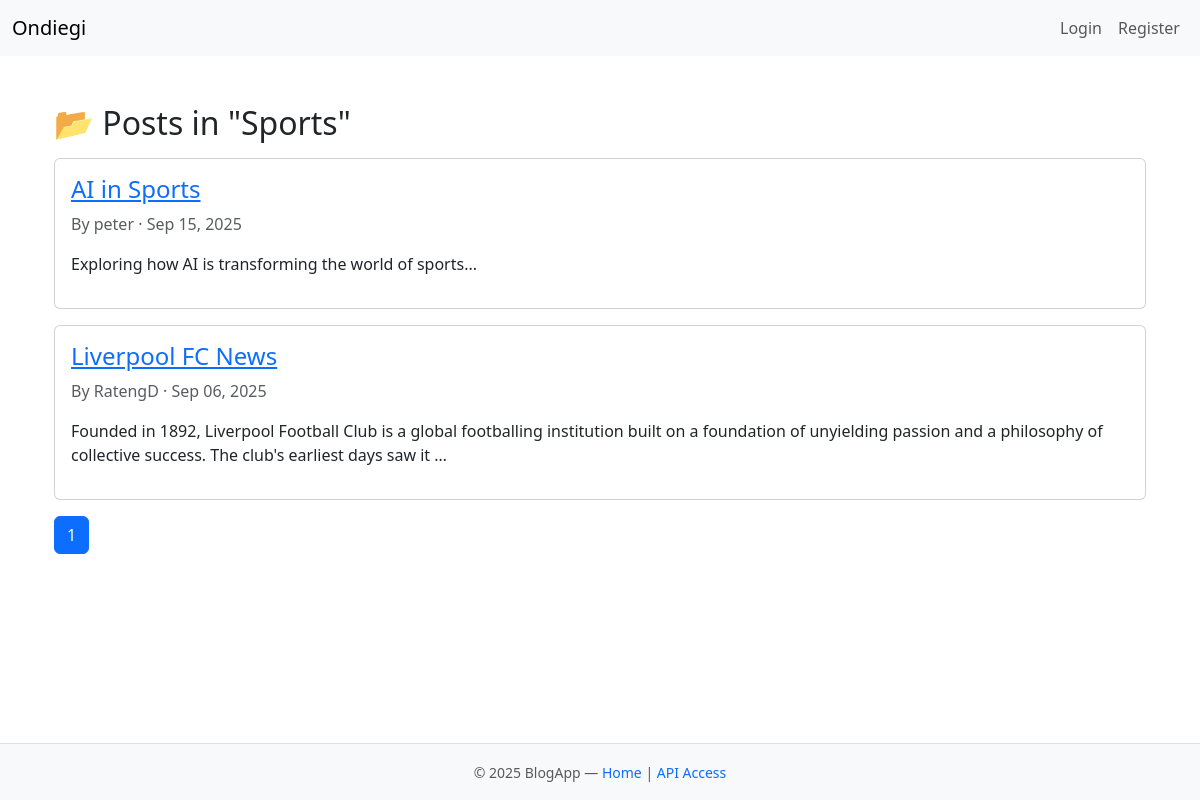
Page /blog/categories/sports/ on the committed database.
### blog/models.py (models this page shows, shortened)
class Category(models.Model):
    name = models.CharField(max_length=100, unique=True)
    slug = models.SlugField(max_length=120, unique=True, blank=True)
    class Meta:
        verbose_name_plural = "Categories"

class BlogPost(models.Model):
    title = models.CharField(max_length=200)
    slug = models.SlugField(unique=True, blank=True)  # new field
    content = models.TextField()
    author = models.ForeignKey(User, on_delete=models.SET_NULL, null=True)
    created_at = models.DateTimeField(auto_now_add=True)
    category = models.ForeignKey(
        Category,
        related_name="posts",
        on_delete=models.SET_NULL,
        null=True,   # old posts can stay empty
        blank=True
    )

### blog/views.py (the view)
# urls.py: path('categories/<slug:slug>/', CategoryPostsHTMLView.as_view(), name='category-posts'),
class CategoryPostsHTMLView(ListView):
    model = BlogPost
    template_name = "blog/category_posts.html"
    context_object_name = "posts"
    paginate_by = 5
    def get_queryset(self):
        self.category = get_object_or_404(Category, slug=self.kwargs.get("slug"))
        return BlogPost.objects.filter(category=self.category).order_by("-created_at")
    def get_context_data(self, **kwargs):
        context = super().get_context_data(**kwargs)
        context["category"] = self.category
        return context

### blog/templates/blog/category_posts.html (shortened to what this page needs)
{% extends "base.html" %}
{% block content %}
<div class="container mt-4">
    <h2 class="mb-3">📂 Posts in "{{ category.name }}"</h2>
    {% if posts %}
        {% for post in posts %}
            <div class="card mb-3">
                <div class="card-body">
                    <h4 class="card-title">
                        <a href="{% url 'view-post' post.slug %}">
                            {{ post.title }}
                        </a>
                    </h4>
                    <p class="card-text text-muted">
                        By {{ post.author }} · {{ post.created_at|date:"M d, Y" }}
                    </p>
                    <p>{{ post.content|truncatewords:30 }}</p>
                </div>
            </div>
        {% endfor %}
        <nav>
            <ul class="pagination">
                {% for num in page_obj.paginator.page_range %}
                    {% if page_obj.number == num %}
                        <li class="page-item active">
                            <span class="page-link">{{ num }}</span>
                        </li>
                    {% else %}
                        <li class="page-item">
                            <a class="page-link" href="?page={{ num }}">{{ num }}</a>
                        </li>
                    {% endif %}
                {% endfor %}
            </ul>
        </nav>
    {% else %}
        <p class="text-muted">No posts found in this category.</p>
    {% endif %}
</div>
{% endblock %}

### rows in the picture
Category: name "Sports"
BlogPost: title "AI in Sports", author "peter", created_at "Sep 15, 2025", content "Exploring how AI is transforming the world of sports..."
BlogPost: title "Liverpool FC News", author "RatengD", created_at "Sep 06, 2025", content "Founded in 1892, Liverpool Football Club is a global footballing institution built on a foundation of unyielding passion and a philosophy of collective success. The club's earliest days saw it …"

### other values in the picture
{{ num }} "1"
